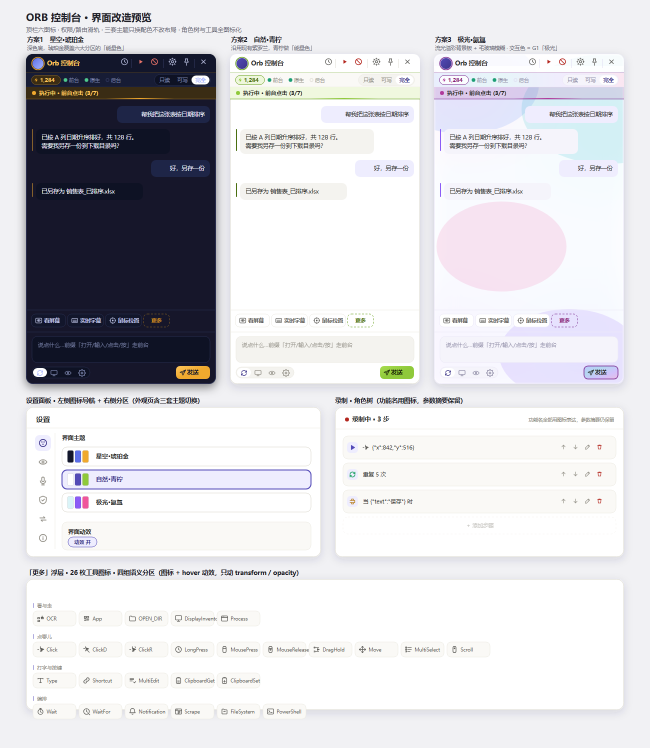
#> input picture ORB界面预览.png, 1300 x 1495 px (shown at 1/2 size)
$ python set-icon.py '../ORB界面预览.png'
#> lines starting #> are read from the running program, lines starting #| are printed output that depends on the picture
#!/usr/bin/env python3
"""把任意一张图片设为 orb 的图标。

用法（用托管 Python 运行）：
    %USERPROFILE%/.workbuddy/binaries/python/envs/default/Scripts/python.exe set-icon.py <图片路径>

生成到 orb 的三处图标位（三处都用同一个文件，改完重启即生效）：
    desktop/icon.png     512x512   托盘图标 + 桌面球体 + 面板头像
    desktop/icon-64.png     64x64   备用尺寸
    icon.png             512x512   托盘回退路径（main.js 里的 ../icon.png）

首次运行会把被覆盖的原图标备份到 .icon-backup/。
"""
import os
import shutil
import sys

from PIL import Image, ImageFilter

ROOT = os.path.dirname(os.path.abspath(__file__))
BAK = os.path.join(ROOT, ".icon-backup")


def backup(rel_path):
    p = os.path.join(ROOT, rel_path)
    if not os.path.exists(p):
        return
    os.makedirs(BAK, exist_ok=True)
    dst = os.path.join(BAK, os.path.basename(p) + ".bak")
    if not os.path.exists(dst):
        shutil.copy2(p, dst)
        print("  备份 %-20s -> %s" % (rel_path, dst))


def main():
    if len(sys.argv) < 2:
        print(__doc__)
        sys.exit(1)

    src_path = sys.argv[1]
    src = Image.open(src_path).convert("RGBA")

    big = src.resize((512, 512), Image.LANCZOS)
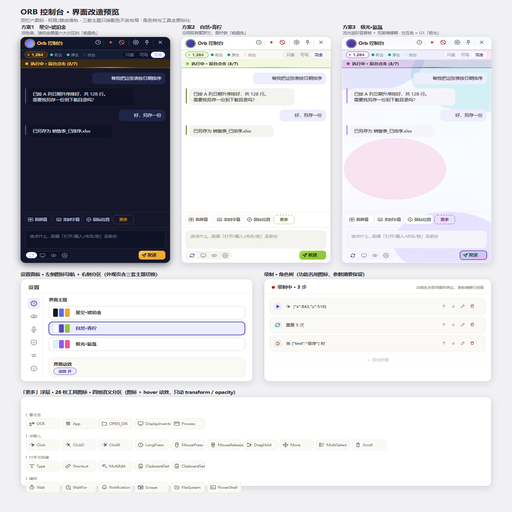
#> big: PIL image 512x512 RGBA; mean R, G, B, A 214.2, 213.8, 218, 255
    # 小图放大时轻微锐化，卡通/扁平图边缘更挺
    if max(src.size) < 256:
        big = big.filter(ImageFilter.UnsharpMask(radius=2.5, percent=55, threshold=2))
    small = src if src.size == (64, 64) else src.resize((64, 64), Image.LANCZOS)
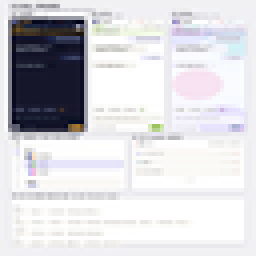
#> small: PIL image 64x64 RGBA (shown 4 times larger); mean R, G, B, A 214.1, 213.7, 218, 255

    for rel, img in (
        ("desktop/icon.png", big),
        ("icon.png", big),
        ("desktop/icon-64.png", small),
    ):
        backup(rel)
        img.save(os.path.join(ROOT, rel))
        print("  写入 %-20s %s" % (rel, img.size))
#> this loop made 3 passes
#> rel on passes 1 to 3: 'desktop/icon.png', 'icon.png', 'desktop/icon-64.png'
#|   写入 desktop/icon.png     (512, 512)
#|   写入 icon.png             (512, 512)
#|   写入 desktop/icon-64.png  (64, 64)

    print("完成。重启 orb 后生效。")


if __name__ == "__main__":
    main()
